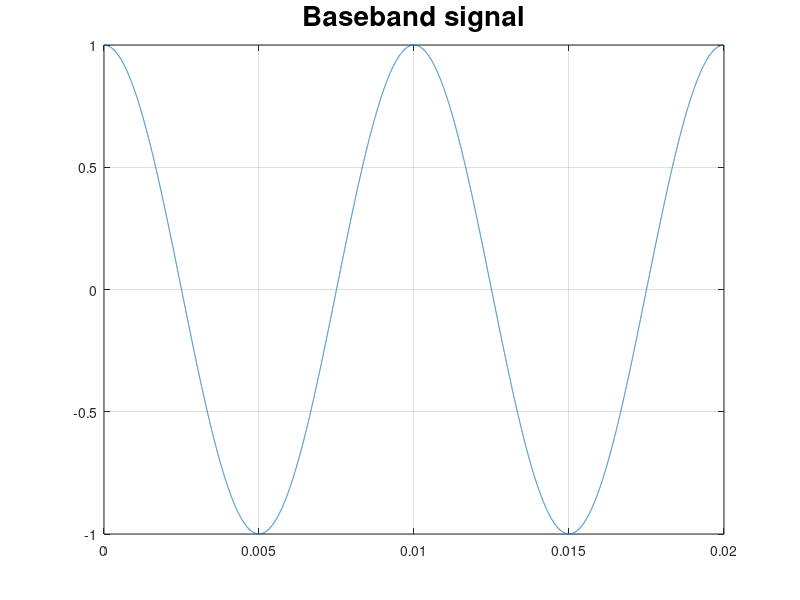
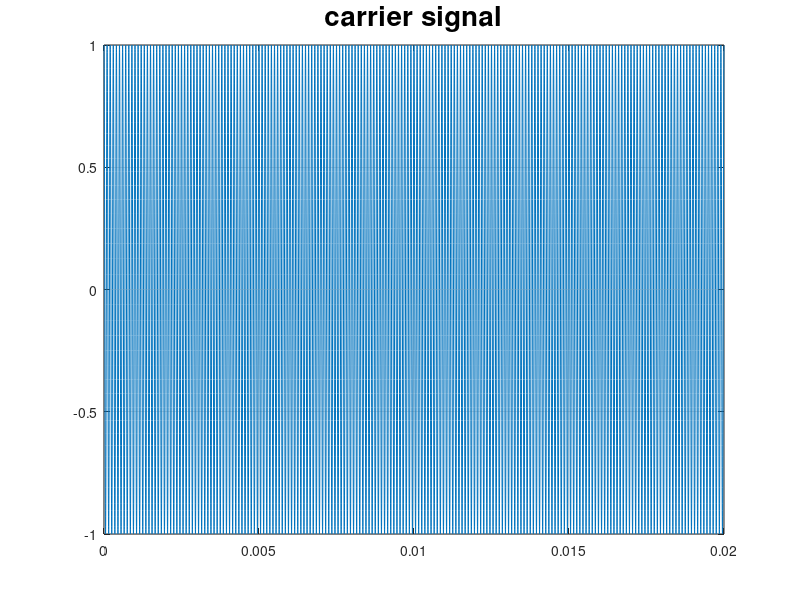
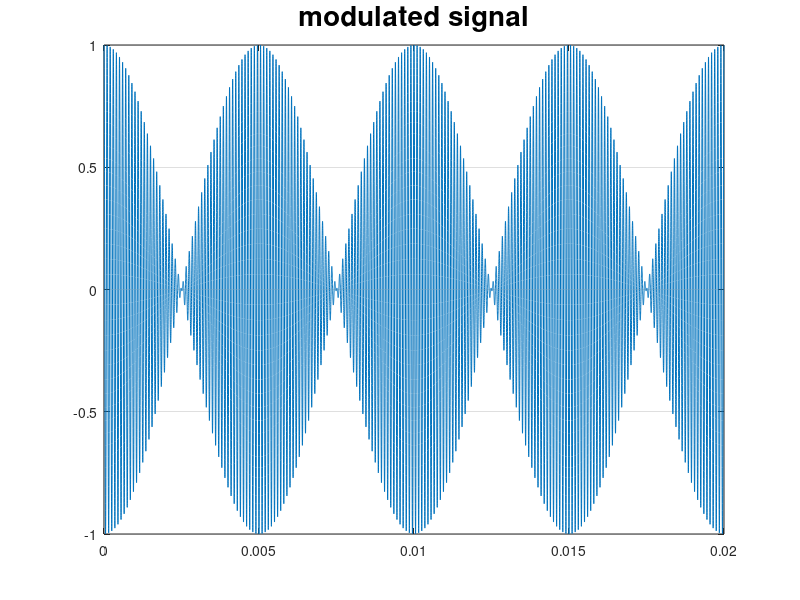
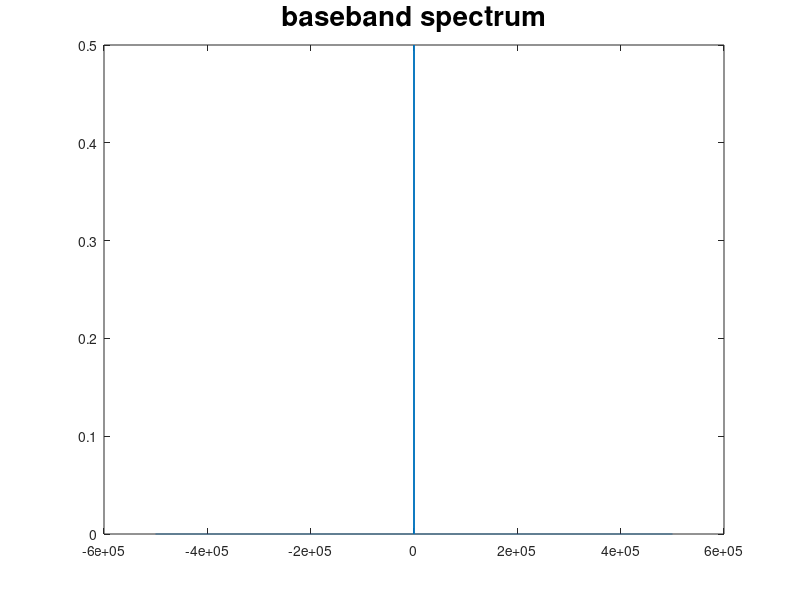

The MATLAB script that drew these images, in order:
% Question 1
fm = 100;     %modulating frequency
fc = 10e3;    %carrier frequency
dt = 0.000001;
N  = 20e3;    %to go until t = 0.02s

% a) plot the baseband signal and the modulated signal vs time;
t = 0 : dt : (N-1)*dt;
y = cos(2*pi*fm*t);
figure(1);
plot(t, y); grid on;
title('Baseband signal', 'fontsize', 20);

c = cos(2*pi*fc*t);
figure(2);
plot(t, c); grid on;
title('carrier signal', 'fontsize', 20);

s = y.*c;
figure(3)
plot(t, s); grid on;
title('modulated signal', 'fontsize', 20);

% b) plot the spectrum of the baseband signal and the modulated signal
fs = 1 / dt;
df = 1 / (N*dt);
f  = (-0.5*fs) : df : (0.5*fs-df);

y_fft = fft(y);
y_fftshift = fftshift(y_fft)/N;
figure(4);
plot(f, abs(y_fftshift));
title('baseband spectrum', 'fontsize', 20);

s_fft = fft(s);
s_fftshift = fftshift(s_fft)/N;
figure(5);
plot(f, abs(s_fftshift));
title('modulated signal spectrum', 'fontsize', 20);

% c) repeat with fc = 0.5khz and fm = 10 hz
% we will change fm to 10, fc to 0.5e3, dt to 0.0001, and N to 5e3
